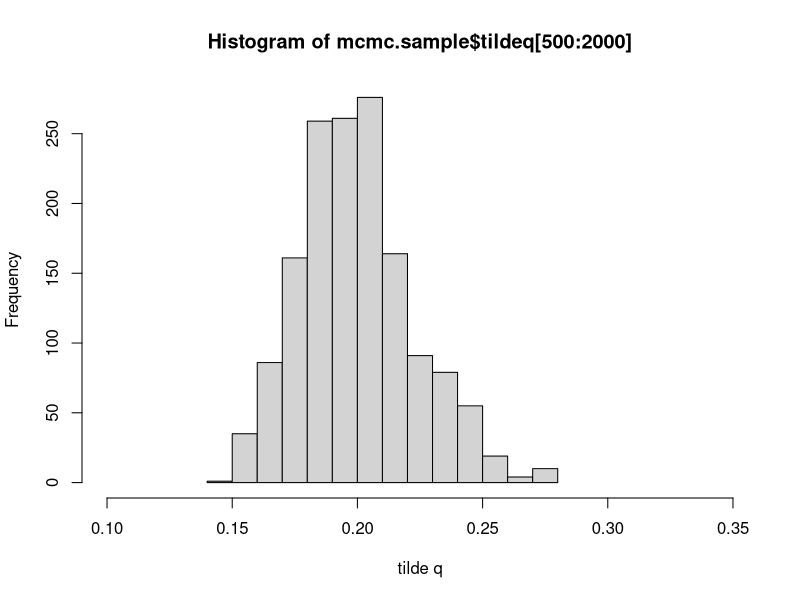
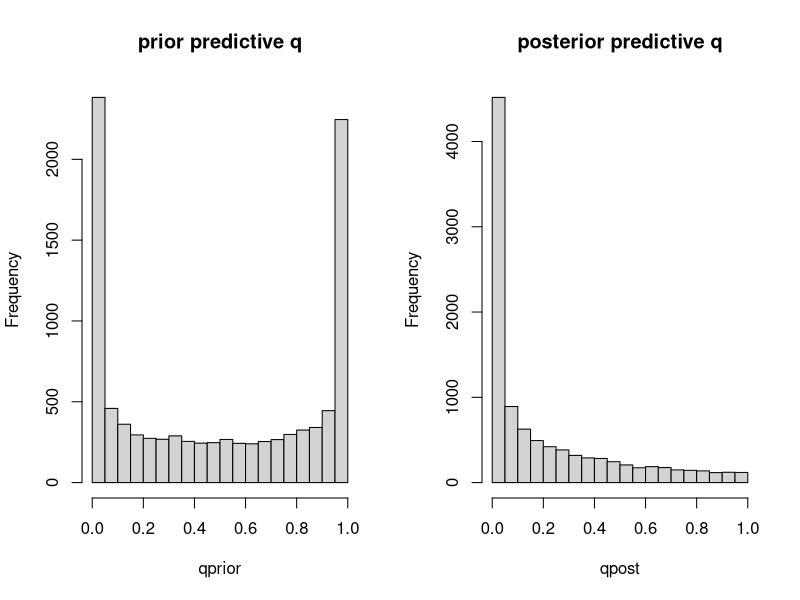

Generate these figures, in order, with R:
#########################################################################
# This script provides routines to draw samples from the joint posterior 
# distribution of parameters 'tildeq' and 'z' in a hierarchical chain 
# binomial model of the measles outbreak data. The model unknowns include
# the household-specific escape probabilities. 
#
# (n1^j,n11^j,n111^j,n12^j)| q_j ~ Multinom(q_j^2,2q_j^2p_j,2q_jp_j^2,p_j^2)
#  q_j| tildeq, z                ~ Beta(tildeq/z,(1-tildeq)/z)
#  tildeq                        ~ Uniform(0,1)
#  z                             ~ Gamma(1.5,1.5)
#
# Last updated July 11, 2015/KA
##########################################################################

propose.par = function(cur.par,prop.unif,delta.w){
# This function samples a new (candidate) value symmetrically 
# around the current value of the parameter iterate
   return(cur.par + (0.5-prop.unif)*delta.w)
 }

log.likelihood = function(my.tildeq,my.z,q.vec){
# This function calculates the log-likelihood function of the two parameters,
# based on the (current iterates) of the household-specific 
# escape probabilities
#
# INPUT my.tildeq = parameter tildeq
#       my.z.     = parameter z
#       q.vec     = a vector of household-specific escape probabilities

 return(sum(log(dbeta(q.vec,my.tildeq/my.z,(1-my.tildeq)/my.z))))

}

chain_hierarchical = function(mcmc.size){
# This is the main sampling routine. The data, the parameters of the 
# prior distributions and the 'tuning parameters' (= the proposal window widths)
# are hard-wired in this code. 
# 
# In addition to the two model parameters ('tildeq' and z), the 
# algorithm draws samples of the 334 escape probabilities and 
# the unknown realisations of chains in the 275 households with 
# the final number infected as 3.
#
# INPUT mcmc.size = the number of MCMC iterations to be sampled
#
# OUTPUT chain_hierarchical = the MCMC sample of parameters 'tildeq' and 'z'
#                             of the Beta distribution for household specific
#                             escape probabilities

# Parameters of the Gamma(nu1,nu2) prior for parameter z
nu1 = 1.5
nu2 = 1.5 

# Tuning parameters: the widths of the proposal windows
delta.tildeq = 0.08 # for parameter q
delta.z      = 0.3  # for parameter z

# Step (a): Reserve space for the MCMC samples
tildeq  = rep(0,mcmc.size)
z       = rep(0,mcmc.size)
q       = matrix(0,nrow=mcmc.size,ncol=334)
n111    = matrix(0,nrow=mcmc.size,ncol=275)

# Step (b): Initialize
cur.tildeq = 0.5
cur.z      = 1.0

tildeq[1]  = cur.tildeq
z[1]       = cur.z
q[1,]      = rep(0.5,334)
n111[1,]   = rbinom(1,275,2*0.5/(2*0.5+1))

# The observations
n1  = 34   # frequency of chain 1
n11 = 25   # frequency of chain 1->1
N3  = 275  # frequency of chains of size 3 (i.e., 1->2 or 1->1->1)

# Draw MCMC samples
for (i in 2:mcmc.size){

 ####################################################
 # Step (c): Update the household-specific escape probabilities
 #           through Gibbs steps
 ####################################################
 alpha =  cur.tildeq/cur.z     # tildeq[i-1]/z[i-1]
 beta  =  (1-cur.tildeq)/cur.z #(1-tildeq[i-1])/z[i-1]

 # households with chain 1
 for (j in 1:n1){
   q[i,j] = rbeta(1,2+ alpha,beta)
   }

 # households with chain 1->1
 for (j in 1:n11){
   q[i,j+n1] = rbeta(1,2+alpha,1+beta)
   }

 # households with chain 1->1->1 or 1->2
 for (j in 1:275){
   q[i,j+n1+n11] = rbeta(1,n111[i-1,j]+alpha,2+beta)
   }


 #############################################################
 # Step (d) Update the household-specific 'frequencies' of chain 1->1->1
 #          through Gibbs steps
 #############################################################
 for (j in 1:N3){ 
 
  # Draw a new iterate of n111 from its full conditional distribution
  n111[i,j] = rbinom(1,1,2*q[i,j+n1+n11]/(2*q[i,j+n1+n11]+1))
  }

 ################################################################
 # Step (e) Update parameter tildeq in a Metropolis-Hastings step
 ################################################################

 # Propose a new value for parameter tildeq
 new.tildeq = propose.par(cur.tildeq,runif(1),delta.tildeq)

 # If the proposed value if within the range of the parameter 
 if ((new.tildeq >0) & (new.tildeq < 1)){

   # The log acceptance ratio = the log likelihood ratio   
   #(a uniform prior is assumed for tildeq and a symmetric proposal has been made)
   log.acc.tildeq = log.likelihood(new.tildeq,cur.z,q[i,]) - log.likelihood(cur.tildeq,cur.z,q[i,]) 

   # Metropolis step for tildeq: determine whether the proposal is accepted
     if (log(runif(1)) < log.acc.tildeq){
     cur.tildeq = new.tildeq
     }
   }

 ############################################################
 # Step (f): Update parameter z in a Metropolis-Hastings step
 ############################################################

 # Propose a new value for parameter z
 new.z  = propose.par(cur.z,runif(1),delta.z)

 # If the proposed value is withing the range of the parameter
 if (new.z > 0) { 
  
   # The log likelihood ratio
   log.like.z = log.likelihood(cur.tildeq,new.z,q[i,]) - log.likelihood(cur.tildeq,cur.z,q[i,]) 
 
   # The log acceptance ratio = the log-posterior ratio (since a symmetric proposals are being made)
   log.acc.z = log.like.z + log(dgamma(new.z,nu1,nu2)) - log(dgamma(cur.z,nu1,nu2))
 
   # Metropolis step for z: determine whether the proposal is accepted
   if (log(runif(1))< log.acc.z){
      cur.z = new.z
      }
   }   

 ####################################################### 
 # Store the current iterates of parameters tildeq and z
 #######################################################
 tildeq[i] = cur.tildeq
 z[i]      = cur.z 
 
}

# The output: the MCMC samples
return(list(tildeq=tildeq,z=z))


}


# Running the program to draw a posterior sample of size 2000 
mcmc.sample = chain_hierarchical(mcmc.size=2000)

# Plot the posterior of tilde q
hist(mcmc.sample$tildeq[500:2000],xlab='tilde q',xlim=c(0.1,0.35))

# The prior and posterior predictive distributions of escape probability
par(mfrow=c(1,2))

tildeq.prior = runif(10000)
z.prior      = rgamma(10000,1.5,1.5)
qprior       = rbeta(10000,tildeq.prior/z.prior,(1-tildeq.prior)/z.prior)
hist(qprior,main="prior predictive q")

tildeq.sample = mcmc.sample$tildeq[501:2000]
z.sample      = mcmc.sample$z[501:2000]

qpost = rbeta(10000,tildeq.sample/z.sample,(1-tildeq.sample)/z.sample)
hist(qpost,main="posterior predictive q")

par(mfrow=c(1,1))
